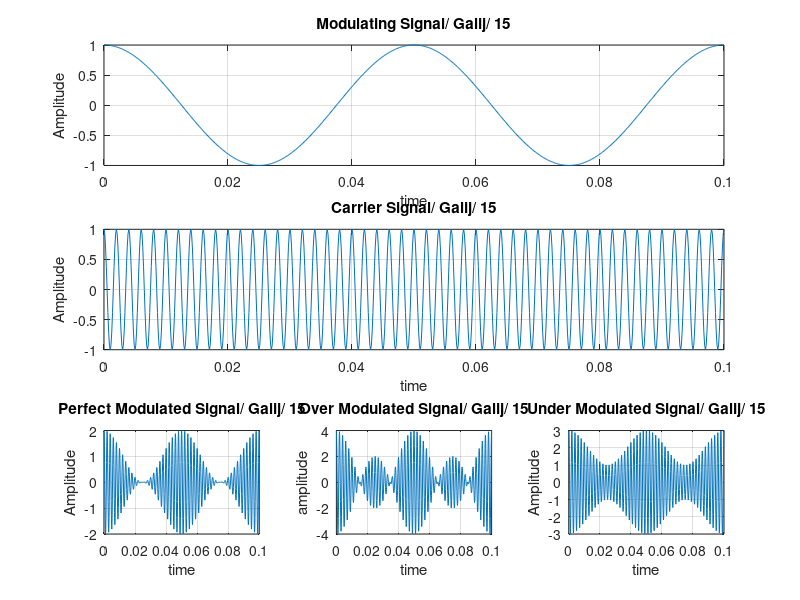

Here is the MATLAB script that generated this plot:
clc;
clear all;
close all; 

fs = 8000;
fm = 20;
fc = 500;
Am = 1;
Ac = 1;
t = [0: 0.1*fs]/fs;
m = Am * cos(2 * pi * fm * t);
c = Ac * cos(2 * pi * fc * t);
a = Am / Ac;
s1 = Ac * [ 1 + a * cos(2 * pi * fm * t)].* cos(2 * pi * fc * t);

subplot(3, 3, 1:3);
plot(t, m);
xlabel('time');
ylabel('Amplitude');
title('Modulating Signal/ Galij/ 15');
grid on;

subplot(3, 3, 4:6);
plot(t, c);
xlabel('time');
ylabel('Amplitude');
title('Carrier Signal/ Galij/ 15');
grid on;

subplot(3, 3, 7);
plot(t, s1);
xlabel('time');
ylabel('Amplitude');
title('Perfect Modulated Signal/ Galij/ 15');
grid on;

Am = 3;
Ac = 1;
a = Am/ Ac;
s2 = Ac * [ 1 + a * cos(2 * pi * fm * t)].* cos(2 * pi * fc * t);

subplot(3, 3, 8);
plot(t, s2);
xlabel('time');
ylabel('amplitude');
title('Over Modulated Signal/ Galij/ 15');
grid on;

Am = 1;
Ac = 2;
a = Am/ Ac;
s3 = Ac * [ 1 + a * cos(2 * pi * fm * t)].* cos(2 * pi * fc * t);
subplot(3, 3, 9);
plot(t, s3);
xlabel('time');
ylabel('Amplitude');
title('Under Modulated Signal/ Galij/ 15');
grid on;
